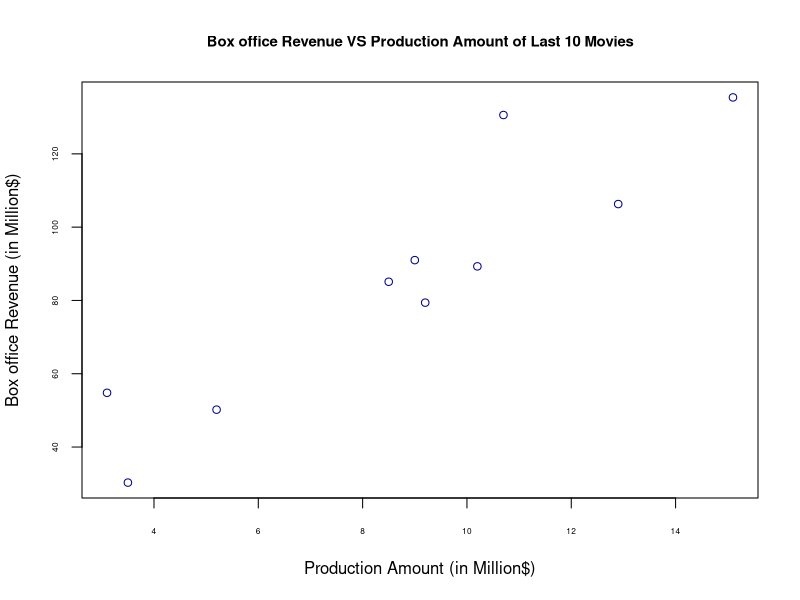
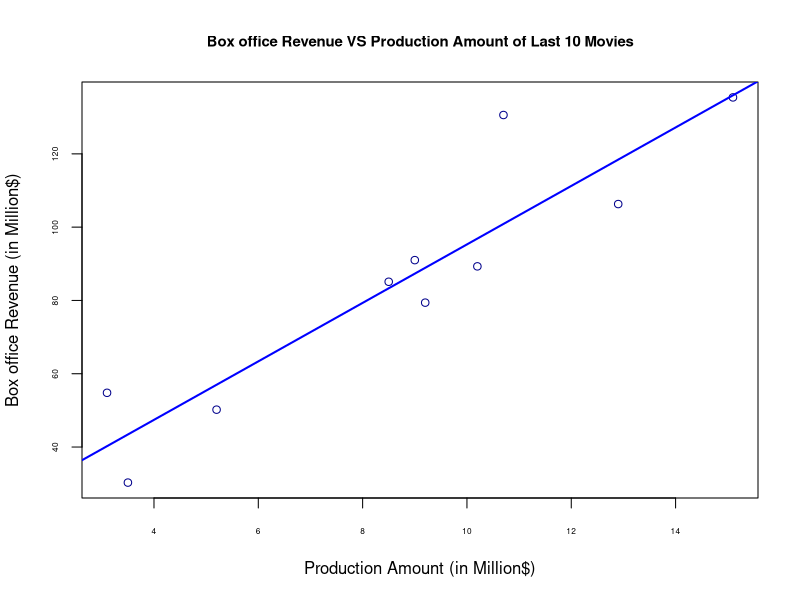

Here is the R script that generated these plots, in order:
## ---- chunk 1
movies_db <- read.csv(file="movies.csv", header = TRUE)
## ---- chunk 2
plot(x= movies_db$Production, y=movies_db$Box,
     col="darkblue",
     xlab="Production Amount (in Million$)",
     ylab = "Box office Revenue (in Million$)",
     main = "Box office Revenue VS Production Amount of Last 10 Movies",
     cex.axis = 0.5,
     cex.main = 0.9)
## ---- chunk 3
cor(y=movies_db$Box , x=movies_db$Production)
## ---- chunk 4
model_fit <- lm(Box ~ Production,data = movies_db)
## ---- chunk 5
summary(model_fit)
## ---- chunk 6
plot(x= movies_db$Production, y=movies_db$Box,
     col="darkblue",
     xlab="Production Amount (in Million$)",
     ylab = "Box office Revenue (in Million$)",
     main = "Box office Revenue VS Production Amount of Last 10 Movies",
     cex.axis = 0.5,
     cex.main = 0.9)
abline(a = 15.513, b = 7.978, col = "blue", lwd = 2)
## ---- chunk 7
# This (x) is the production amount in million$
production_amt <- data.frame(Production = 20)
prediction <- predict(model_fit, newdata = production_amt)
print(prediction)
## ---- chunk 8
pro_7sq <-dbinom(7, size = 12, prob = 0.70)
print(pro_7sq)
## ---- chunk 9
pro_at_most_4 <- sum(dbinom(0:4, size = 12, prob = 0.70))
print(pro_at_most_4)

## ---- chunk 10
pro_4_to_10 <- sum(dbinom(5:9, size = 12, prob = 0.70))
print(pro_4_to_10)
## ---- chunk 11
pro_odd <- sum(dbinom(seq(1, 11, by = 2), size = 12, prob = 0.70))
print(pro_odd)
## ---- chunk 12
pro_less_3_more_8 <- (sum(dbinom(0:2, size = 12, prob = 0.70))
                      + sum(dbinom(9:12, size = 12, prob = 0.70)))

print(pro_less_3_more_8)
